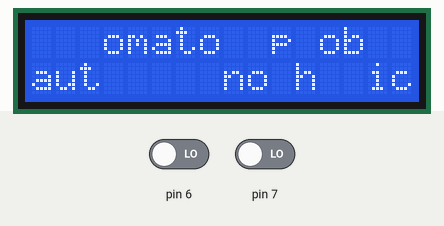
This sketch was run on a simulated Arduino Uno, built with avr-gcc and run on an emulated ATmega328P. Parts: 16×2 character LCD. The inputs (shaded band) are chosen by the test bench; at power-on: pin 6 LOW, pin 7 LOW. Random numbers use the default seed unless the sketch sets one.

Above: at 1.2 s.
1.3 s: pin 6 driven HIGH
At 1.45 s:
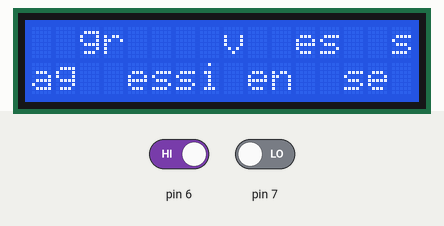
3.1 s: pin 7 driven HIGH
At 3.22 s:
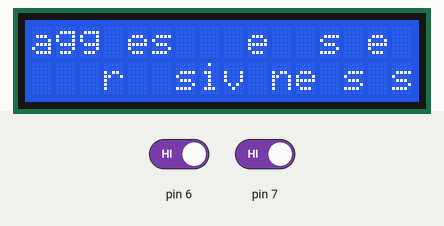
5.3 s: pin 6 driven LOW
At 5.5 s:
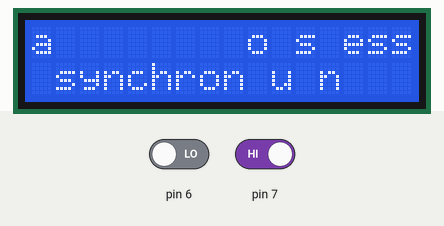
7.5 s: pin 6 driven HIGH
At 7.83 s:
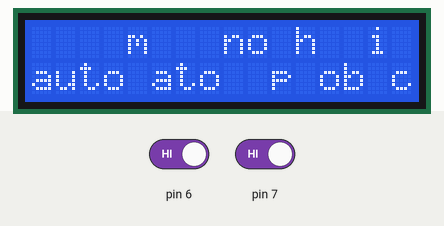
9.9 s: pin 7 driven LOW
At 10.68 s:
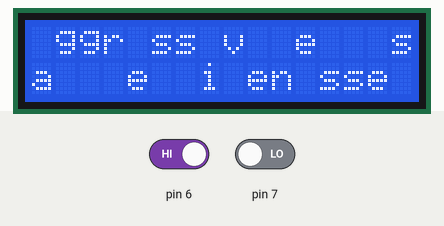
12.3 s: pin 7 driven HIGH
At 12.45 s:
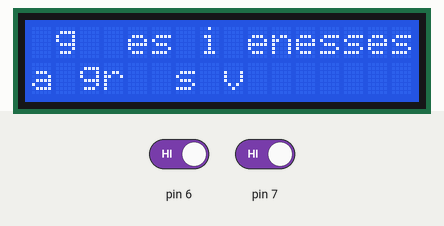

Measured:
- after the input at 1.3 s, the display: first changes at once (image 1 shows a later state)

The sketch:

Arduino_project_LCD_2_2_3_randomizeAndSwitchArray.ino
```cpp
// https://ictronic.wordpress.com/2016/07/02/interfacing-16x2-lcd-with-arduino-without-potentiometer/


#include <LiquidCrystal.h>
LiquidCrystal lcd(2, 3, 8, 9, 10, 11);

int switch1 = LOW;
int switch2 = LOW;

int index = 0;

long time = 0;
long debounce = 200;

String wordsTest[] = {
  "automatonophobic",
  "aggressivenesses",
  "alphanumerically",
  "associationistic",
  "astrophotography",
  "asynchronousness"
  };

String word1 = wordsTest[index];
//String word1 = "automatonophobic";
int word1StartX = 2;

void setup() {

  pinMode(6, INPUT);
  pinMode(7, INPUT);

  lcd.begin(16, 2);

  randomizeWord();

}

void loop() {

  switch1 = digitalRead(7);
  switch2 = digitalRead(6);

  positionSwitches();

}

// two buttons: one to pick another random distribution of the letters on the LCD screen
// the other to switch between words in the array

void positionSwitches() {

  if (switch1 == HIGH && millis() - time > debounce) {
    lcd.clear();
    randomizeWord();
    time = millis();
  }

  if (switch2 == HIGH && millis() - time > debounce) {
    lcd.clear();
    switchWord();
    delay(50);
    randomizeWord();
    time = millis();
  }

}

// switches to the next word in the array

void switchWord() {
  if (index < 5) {
    index++;
  } else {
    index = 0;
  }
}


// randomises the position of letters in either the upper or lower row of the LCD

void randomizeWord() {
  for (int i = 0; i < wordsTest[index].length(); i++) {
    int pos = randomizer();
    lcd.setCursor(i, pos);
    lcd.print(wordsTest[index].charAt(i));
  }
}

// randomizing function

int randomizer() {
  int result;
  float seed = random(-1, 1);
  if (seed < 0) {
    result = 0;
    return result;
  } else {
    result = 1;
    return result;
  }
}
```
